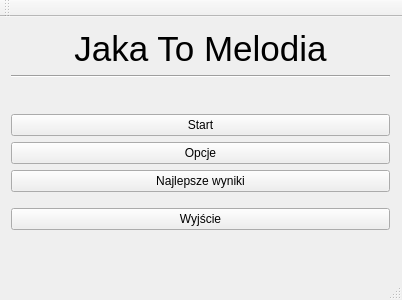
<?xml version="1.0" encoding="UTF-8"?>
<ui version="4.0">
 <class>MainWindow</class>
 <widget class="QMainWindow" name="MainWindow">
  <property name="geometry">
   <rect>
    <x>0</x>
    <y>0</y>
    <width>402</width>
    <height>300</height>
   </rect>
  </property>
  <property name="windowTitle">
   <string>MainWindow</string>
  </property>
  <widget class="QWidget" name="centralWidget">
   <widget class="QWidget" name="verticalLayoutWidget">
    <property name="geometry">
     <rect>
      <x>0</x>
      <y>1</y>
      <width>401</width>
      <height>241</height>
     </rect>
    </property>
    <layout class="QVBoxLayout" name="verticalLayout">
     <item>
      <widget class="QLabel" name="label">
       <property name="font">
        <font>
         <pointsize>26</pointsize>
        </font>
       </property>
       <property name="text">
        <string>Jaka To Melodia</string>
       </property>
       <property name="alignment">
        <set>Qt::AlignHCenter|Qt::AlignTop</set>
       </property>
      </widget>
     </item>
     <item>
      <widget class="Line" name="line">
       <property name="orientation">
        <enum>Qt::Horizontal</enum>
       </property>
      </widget>
     </item>
     <item>
      <spacer name="verticalSpacer">
       <property name="orientation">
        <enum>Qt::Vertical</enum>
       </property>
       <property name="sizeType">
        <enum>QSizePolicy::Fixed</enum>
       </property>
       <property name="sizeHint" stdset="0">
        <size>
         <width>20</width>
         <height>30</height>
        </size>
       </property>
      </spacer>
     </item>
     <item>
      <widget class="QPushButton" name="pushButton">
       <property name="text">
        <string>Start</string>
       </property>
      </widget>
     </item>
     <item>
      <widget class="QPushButton" name="pushButton_3">
       <property name="text">
        <string>Opcje</string>
       </property>
      </widget>
     </item>
     <item>
      <widget class="QPushButton" name="pushButton_4">
       <property name="text">
        <string>Najlepsze wyniki</string>
       </property>
      </widget>
     </item>
     <item>
      <spacer name="verticalSpacer_3">
       <property name="orientation">
        <enum>Qt::Vertical</enum>
       </property>
       <property name="sizeType">
        <enum>QSizePolicy::Fixed</enum>
       </property>
       <property name="sizeHint" stdset="0">
        <size>
         <width>20</width>
         <height>10</height>
        </size>
       </property>
      </spacer>
     </item>
     <item>
      <widget class="QPushButton" name="pushButton_2">
       <property name="text">
        <string>Wyjście</string>
       </property>
      </widget>
     </item>
     <item>
      <spacer name="verticalSpacer_2">
       <property name="orientation">
        <enum>Qt::Vertical</enum>
       </property>
       <property name="sizeHint" stdset="0">
        <size>
         <width>20</width>
         <height>40</height>
        </size>
       </property>
      </spacer>
     </item>
    </layout>
   </widget>
  </widget>
  <widget class="QMenuBar" name="menuBar">
   <property name="geometry">
    <rect>
     <x>0</x>
     <y>0</y>
     <width>402</width>
     <height>21</height>
    </rect>
   </property>
  </widget>
  <widget class="QToolBar" name="mainToolBar">
   <attribute name="toolBarArea">
    <enum>TopToolBarArea</enum>
   </attribute>
   <attribute name="toolBarBreak">
    <bool>false</bool>
   </attribute>
  </widget>
  <widget class="QStatusBar" name="statusBar"/>
 </widget>
 <layoutdefault spacing="6" margin="11"/>
 <resources/>
 <connections/>
</ui>
